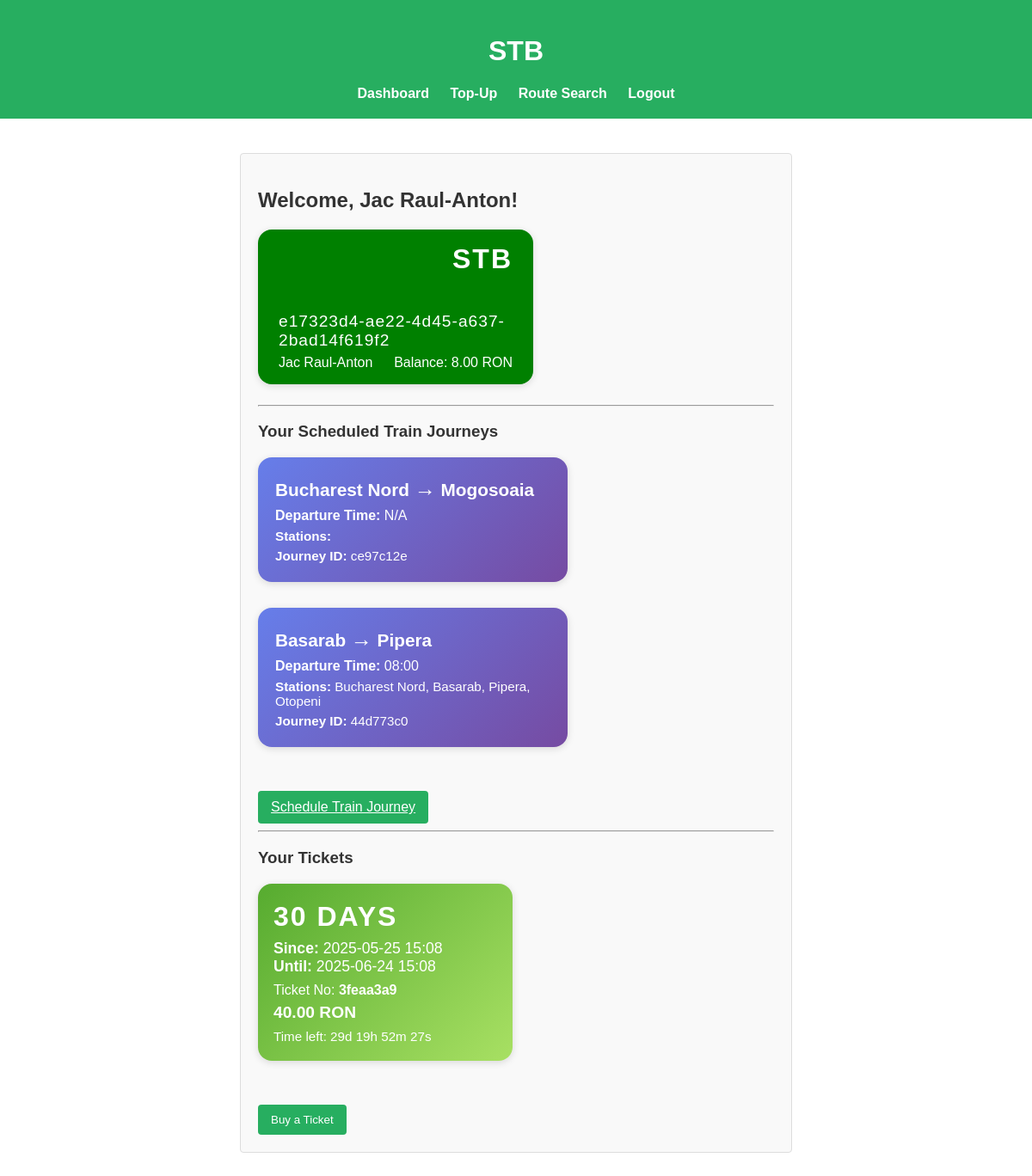
Screenshot of /dashboard (signed in) with the database file from the repository.
### app.py (models this page shows)
class User(db.Model):
    userId = db.Column(db.String(50), primary_key=True, default=lambda: str(uuid.uuid4()))
    name = db.Column(db.String(100), nullable=False)
    email = db.Column(db.String(100), unique=True, nullable=False)
    password = db.Column(db.String(200), nullable=False)
    is_admin = db.Column(db.Boolean, default=False)
    travel_card_id = db.Column(db.String(50), db.ForeignKey('travel_card.cardId'))

class TravelCard(db.Model):
    cardId = db.Column(db.String(50), primary_key=True)
    balance = db.Column(db.Float, default=0.0)

class Journey(db.Model):
    journeyId = db.Column(db.String(50), primary_key=True)
    origin = db.Column(db.String(100), nullable=False)
    destination = db.Column(db.String(100), nullable=False)
    estimatedTime = db.Column(db.String(50))
    user_id = db.Column(db.String(50), db.ForeignKey('user.userId'))
    active = db.Column(db.Boolean, default=True)
    route_id = db.Column(db.String(50))

class Ticket(db.Model):
    ticketId = db.Column(db.String(50), primary_key=True)
    user_id = db.Column(db.String(50), db.ForeignKey('user.userId'))
    type = db.Column(db.String(20), nullable=False)
    price = db.Column(db.Float, nullable=False)
    valid = db.Column(db.Boolean, default=True)
    purchase_time = db.Column(db.DateTime, default=datetime.datetime.utcnow)
    expiry = db.Column(db.DateTime, nullable=True)

### tables this page shows
CREATE TABLE route_stations (
  route_id       VARCHAR(10)  REFERENCES routes(route_id),
  station_order  INT          NOT NULL,
  station_name   VARCHAR(50)  NOT NULL,
  arrival_time   TIME,
  departure_time TIME,
  PRIMARY KEY (route_id, station_order)
);

### app.py (the view)
@app.route('/dashboard')
def dashboard():
    if 'user_id' not in session:
        return redirect(url_for('login'))
    user = User.query.filter_by(userId=session['user_id']).first()
    if not user:
        flash('User not found. Please log in again.')
        session.pop('user_id', None)
        session.pop('is_admin', None)
        return redirect(url_for('login'))
    travel_card = TravelCard.query.get(user.travel_card_id)
    tickets = Ticket.query.filter_by(user_id=user.userId).all()
    with db.engine.connect() as conn:
        journeys = Journey.query.filter_by(user_id=user.userId).all()
        journey_details = []
        for journey in journeys:
            stations = conn.execute(
                text("SELECT station_name, arrival_time, departure_time FROM route_stations WHERE route_id = :route_id ORDER BY station_order"),
                {"route_id": journey.route_id}
            ).fetchall()
            departure_time = stations[0].departure_time if stations else None
            journey_details.append({
                "journey": journey,
                "stations": stations,
                "departure_time": departure_time
            })
    return render_template(
        'dashboard.html',
        user=user,
        travel_card=travel_card,
        tickets=tickets,
        journey_details=journey_details
    )

### templates/dashboard.html (shortened to what this page needs)
{% extends "base.html" %}
{% block content %}
  <h2>Welcome, {{ user.name }}!</h2>
  <div style="width:320px; height:180px; background:green; border-radius:16px; color:white; position:relative; margin-bottom:24px; box-shadow:0 2px 8px #0002;">
    <div style="position:absolute; top:16px; right:24px; font-size:2em; font-weight:bold; letter-spacing:2px;">STB</div>
    <div style="position:absolute; left:24px; bottom:40px; font-size:1.2em; letter-spacing:1px;">
      {{ travel_card.cardId }}
    </div>
    <div style="position:absolute; left:24px; bottom:16px; font-size:1em;">
      {{ user.name }}
    </div>
    <div style="position:absolute; right:24px; bottom:16px; font-size:1em;">
      Balance: {{ '%.2f'|format(travel_card.balance) }} RON
    </div>
  </div>
    <hr>
 <h3>Your Scheduled Train Journeys</h3>
{% if journey_details %}
  <div style="display:flex; flex-wrap:wrap; gap:18px; margin-bottom:24px;">
    {% for detail in journey_details %}
      <div style="min-width:260px; max-width:320px; flex:1 1 260px; background:linear-gradient(135deg, #667eea 0%, #764ba2 100%); border-radius:16px; color:#fff; box-shadow:0 2px 8px #0002; margin-bottom:12px; padding:22px 20px; position:relative;">
        <div style="font-size:1.3em; font-weight:bold; margin-bottom:8px;">
          {{ detail.journey.origin }} <span style="font-size:1.2em;">&#8594;</span> {{ detail.journey.destination }}
        </div>
        <div style="font-size:1em; margin-bottom:6px;">
          <b>Departure Time:</b>
          {{ detail.departure_time if detail.departure_time else 'N/A' }}
        </div>
        <div style="font-size:0.95em; margin-bottom:6px;">
          <b>Stations:</b>
          {% for station in detail.stations %}
            {{ station.station_name }}{% if not loop.last %}, {% endif %}
          {% endfor %}
        </div>
        <div style="font-size:0.95em;">
          <b>Journey ID:</b> {{ detail.journey.journeyId }}
        </div>
      </div>
    {% endfor %}
  </div>
{% endif %}
    <a href="{{ url_for('schedule_journey') }}" class="btn">Schedule Train Journey</a><br>
    <hr>
  <h3>Your Tickets</h3>
  {% if tickets %}
    <div style="display:flex; flex-wrap:wrap; gap:18px;">
      {% for ticket in tickets %}
        {% set color =
          'linear-gradient(135deg, #43e97b 0%, #38f9d7 100%)' if ticket.type == 'single' else
          'linear-gradient(135deg, #11998e 0%, #38ef7d 100%)' if ticket.type == 'daily' else
          'linear-gradient(135deg, #56ab2f 0%, #a8e063 100%)'
        %}
        <div style="min-width:220px; max-width:260px; flex:1 1 220px; background:{{ color }}; border-radius:16px; color:#fff; box-shadow:0 2px 8px #0002; margin-bottom:12px; padding:20px 18px; position:relative;">
          <div style="font-size:2em; font-weight:bold; letter-spacing:2px; margin-bottom:8px;">
            {% if ticket.type == 'single' %}SINGLE{% elif ticket.type == 'daily' %}24H{% else %}30 DAYS{% endif %}
          </div>
          <div style="font-size:1.1em; margin-bottom:8px;">
            {% if ticket.type == 'single' %}
              Single use
            {% elif ticket.type == 'daily' and ticket.valid and ticket.expiry %}
              <b>Since:</b> {{ ticket.purchase_time.strftime('%Y-%m-%d %H:%M') }}<br>
              <b>Until:</b> {{ ticket.expiry.strftime('%Y-%m-%d %H:%M') }}
            {% elif ticket.type == 'monthly' and ticket.valid and ticket.expiry %}
              <b>Since:</b> {{ ticket.purchase_time.strftime('%Y-%m-%d %H:%M') }}<br>
              <b>Until:</b> {{ ticket.expiry.strftime('%Y-%m-%d %H:%M') }}
            {% endif %}
          </div>
          <div style="font-size:1em; margin-bottom:6px;">
            Ticket No: <b>{{ ticket.ticketId }}</b>
          </div>
          <div style="font-size:1.2em; font-weight:bold;">
            {{ '%.2f'|format(ticket.price) }} RON
          </div>
          {% if ticket.valid and ticket.expiry and ticket.type != 'single' %}
            <div style="font-size:0.95em; margin-top:8px;">
              <span id="countdown-{{ loop.index0 }}"></span>
            </div>
          {% endif %}
        </div>
      {% endfor %}
    </div>
  {% else %}
    <p>You have no tickets.</p>
  {% endif %}
  <form action="{{ url_for('buy_ticket') }}" method="get" style="margin-top:24px;">
    <button class="btn" type="submit">Buy a Ticket</button>
  </form>
{% endblock %}

### templates/base.html (shortened to what this page needs)
<!DOCTYPE html>
<html>
<head>
  <link rel="stylesheet" type="text/css" href="{{ url_for('static', filename='css/style.css') }}">
</head>
<body>
  <header>
    <h1>{% block header %}STB{% endblock %}</h1>
  <nav>
    {% if session.get('user_id') and not session.get('is_admin') %}
      <a href="{{ url_for('dashboard') }}">Dashboard</a>
      <a href="{{ url_for('topup') }}">Top-Up</a>
      <a href="{{ url_for('route_search') }}">Route Search</a>
      <a href="{{ url_for('logout') }}">Logout</a>
    {% elif not session.get('user_id') %}
      <a href="{{ url_for('index') }}">Home</a>
      <a href="{{ url_for('login') }}">Login</a>
      <a href="{{ url_for('register') }}">Register</a>
    {% endif %}
  </nav>
  </header>
  <div class="container">
    {% block content %}{% endblock %}
  </div>
</body>
</html>

### static/css/style.css (style rules this page uses)
body { font-family: Arial, sans-serif; background-color: #ffffff; color: #333; margin: 0; padding: 0; }
header { background-color: #27ae60; padding: 20px; text-align: center; color: #fff; }
nav { text-align: center; margin-top: 10px; }
nav a { color: #fff; margin: 0 10px; text-decoration: none; font-weight: bold; }
.container { width: 90%; max-width: 600px; margin: 40px auto; padding: 20px; border: 1px solid #ddd; background-color: #f9f9f9; border-radius: 4px; }
.btn { display: inline-block; padding: 10px 15px; margin-top: 15px; background-color: #27ae60; color: #fff; border: none; border-radius: 4px; cursor: pointer; }

### rows the page displays
User: name "Jac Raul-Anton"
TravelCard: cardId "e17323d4-ae22-4d45-a637-2bad14f619f2", balance "8.00"
Journey: journey.origin "Bucharest Nord", journey.destination "Mogosoaia", journey.journeyId "ce97c12e"
route_stations: journey.origin "Basarab", journey.destination "Pipera", departure_time "08:00", station_name "Bucharest Nord", journey.journeyId "44d773c0"
route_stations: station_name "Basarab"
route_stations: station_name "Pipera"
route_stations: station_name "Otopeni"
Ticket: type "30 DAYS", purchase_time "2025-05-25 15:08", expiry "2025-06-24 15:08", ticketId "3feaa3a9", price "40.00"

### other values shown
{{ detail.departure_time if detail.departure_time else 'N/A' }} "N/A"
